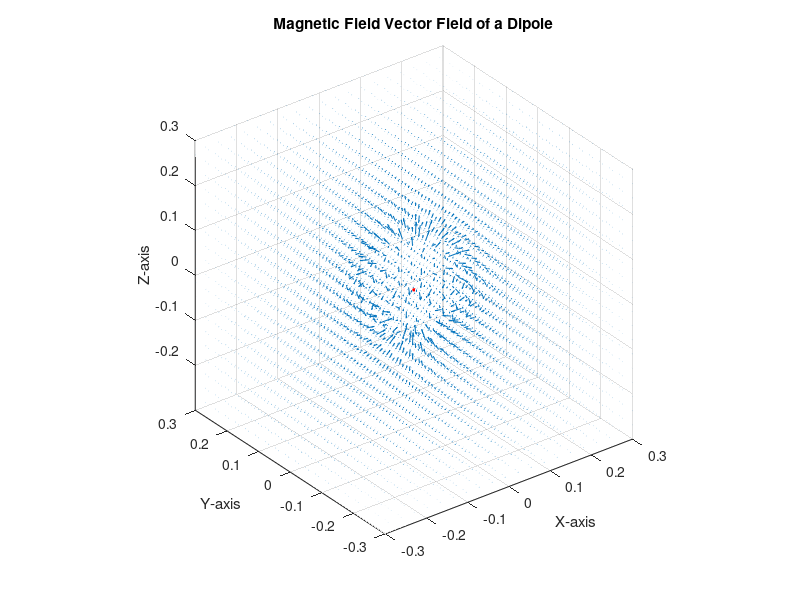
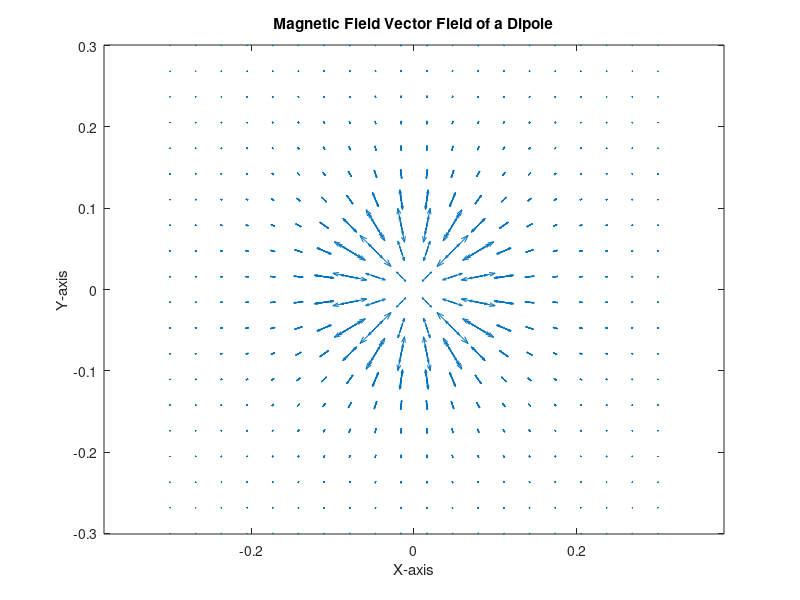
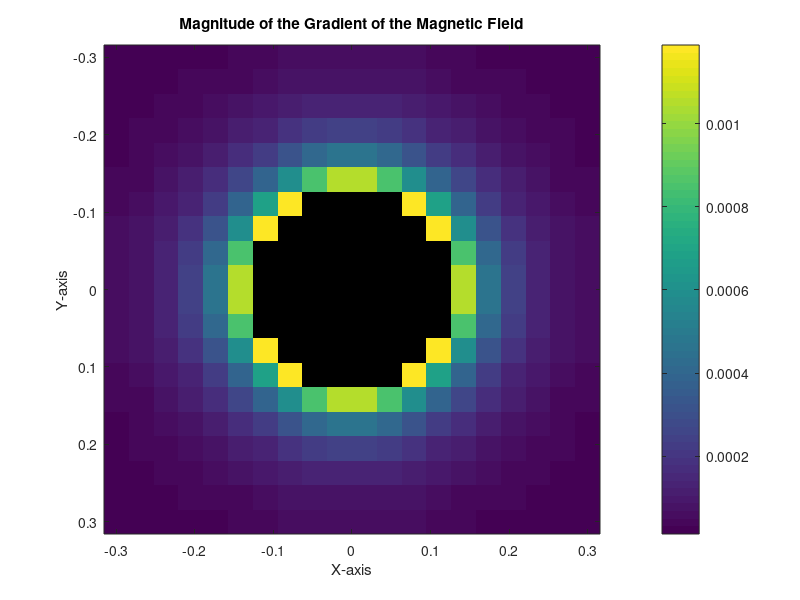
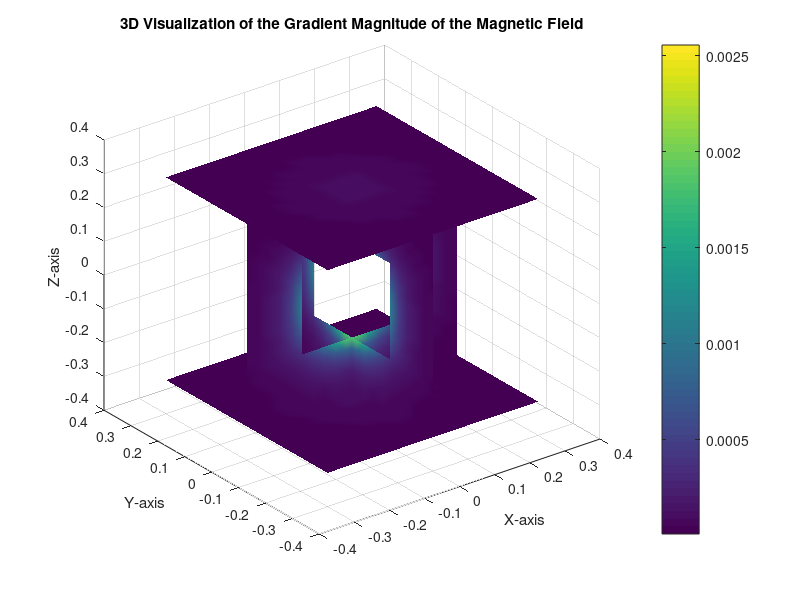

The MATLAB source for these figures, in order: (Note: this script raises an error after producing the figures.)
close all;
clear;
clc;

% Parameters
mu0 = 4*pi*1e-7; % Permeability of free space
m = [0, 0, 1];   % Magnetic moment vector (aligned along z-axis)

% Grid
[x, y, z] = meshgrid(linspace(-0.3, 0.3, 20), linspace(-0.3, 0.3, 20), linspace(-0.3, 0.3, 20));

% Calculate field components
r = sqrt(x.^2 + y.^2 + z.^2);
rx = x./r; ry = y./r; rz = z./r;

Bx = mu0/(4*pi) * (3*(m(1)*rx + m(2)*ry + m(3)*rz).*rx - m(1))./r.^3;
By = mu0/(4*pi) * (3*(m(1)*rx + m(2)*ry + m(3)*rz).*ry - m(2))./r.^3;
Bz = mu0/(4*pi) * (3*(m(1)*rx + m(2)*ry + m(3)*rz).*rz - m(3))./r.^3;

% Remove singularities
Bx(r<0.1) = NaN;
By(r<0.1) = NaN;
Bz(r<0.1) = NaN;

% Plotting
figure(1)
quiver3(x, y, z, Bx, By, Bz);
hold on;
plot3(0, 0, 0, 'ro', 'MarkerSize', 2, 'MarkerFaceColor', 'r'); % First dipole position
hold off
axis equal;
xlabel('X-axis');
ylabel('Y-axis');
zlabel('Z-axis');
title('Magnetic Field Vector Field of a Dipole');

% Plotting
figure(2)
quiver(x, y,Bx, By);
axis equal;
xlabel('X-axis');
ylabel('Y-axis');
title('Magnetic Field Vector Field of a Dipole');


% Calculate the gradients
[gradBx_x, gradBx_y, gradBx_z] = gradient(Bx, x(1,:,1), y(:,1,1), z(1,1,:));
[gradBy_x, gradBy_y, gradBy_z] = gradient(By, x(1,:,1), y(:,1,1), z(1,1,:));
[gradBz_x, gradBz_y, gradBz_z] = gradient(Bz, x(1,:,1), y(:,1,1), z(1,1,:));

% Compute the magnitude of the gradient
gradB_magnitude = sqrt(gradBx_x.^2 + gradBx_y.^2 + gradBx_z.^2 + ...
                       gradBy_x.^2 + gradBy_y.^2 + gradBy_z.^2 + ...
                       gradBz_x.^2 + gradBz_y.^2 + gradBz_z.^2);

% Visualize the gradient magnitude
% For a 2D visualization on the xy-plane (z=0) choose one slice
sliceIndex = find(abs(z(1,1,:) - 0) == min(abs(z(1,1,:) - 0)), 1);
figure(3);
imagesc(linspace(-0.3, 0.3, 20), linspace(-0.3, 0.3, 20), squeeze(gradB_magnitude(:,:,sliceIndex)));
colorbar;
xlabel('X-axis');
ylabel('Y-axis');
title('Magnitude of the Gradient of the Magnetic Field');

% Visualize the gradient magnitude in 3D
figure(4);
% Define slice positions (modify as needed)
sx = 0; % Slice along X at x=0
sy = 0; % Slice along Y at y=0
sz = [min(z(:)) max(z(:))]; % Slices along Z covering the full range
slice(x, y, z, gradB_magnitude, sx, sy, sz);
shading interp; % Interpolates colors across faces of slice (optional)
colorbar; % Show color scale
xlabel('X-axis');
ylabel('Y-axis');
zlabel('Z-axis');
title('3D Visualization of the Gradient Magnitude of the Magnetic Field');


% Set up the figure for animation
figure(5);
colormap jet; % Set the colormap (optional)

% Define fixed axis limits based on your data range
xLimits = [min(x(:)), max(x(:))];
yLimits = [min(y(:)), max(y(:))];
zLimits = [min(z(:)), max(z(:))];

% Animation parameters
zSlices = linspace(min(z(:)), max(z(:)), 50); % Define z-slices to animate through
nFrames = length(zSlices);

% Prepare VideoWriter if you wish to save the animation
v = VideoWriter('magnetic_field_gradient_animation.avi');
open(v);

% Animate through z-slices
for i = 1:nFrames
    % Clear the current figure
    clf;
    
    % Slice parameters for current frame
    sz = zSlices(i);
    
    % Draw the current slice
    quiver3(x, y, z, Bx, By, Bz);
    hold on;
    hs = slice(x, y, z, gradB_magnitude, [], [], sz);
    shading interp; % Smooths the color transition
    colorbar; % Show color scale
    xlabel('X-axis');
    ylabel('Y-axis');
    zlabel('Z-axis');
    % Set fixed axis limits
    xlim(xLimits);
    ylim(yLimits);
    zlim(zLimits);
    title(sprintf('Gradient Magnitude at Z = %.2f', sz));
    clim([min(gradB_magnitude(:)), max(gradB_magnitude(:))]); % Fix color axis

    % Adjust the alpha value for each slice
    for j = 1:length(hs)
        hs(j).FaceAlpha = 0.5; % Set transparency to 0.5
    end

    drawnow; % Update the figure window
    
    % Capture the current frame for the video
    frame = getframe(gcf);
    writeVideo(v, frame);
end

% Close the video file
close(v);


% Set up the figure for animation x axis
figure(6);
colormap jet; % Set the colormap (optional)

% Define fixed axis limits based on your data range
xLimits = [min(x(:)), max(x(:))];
yLimits = [min(y(:)), max(y(:))];
zLimits = [min(z(:)), max(z(:))];

% Animation parameters
xSlices = linspace(min(x(:)), max(x(:)), 50); % Define x-slices to animate through
nFrames = length(xSlices);

% Prepare VideoWriter if you wish to save the animation
v = VideoWriter('magnetic_field_gradient_animation_x-axis.avi');
open(v);

% Animate through x-slices
for i = 1:nFrames
    % Clear the current figure
    clf;
    
    % Draw the current slice
    quiver3(x, y, z, Bx, By, Bz);
    hold on;
    hs = slice(x, y, z, gradB_magnitude, xSlices(i), [], []);
    shading interp; % Smooths the color transition
    colorbar; % Show color scale
    xlabel('X-axis');
    ylabel('Y-axis');
    zlabel('Z-axis');
    title(sprintf('Gradient Magnitude at X = %.2f', xSlices(i)));
    
    % Set fixed axis limits
    xlim(xLimits);
    ylim(yLimits);
    zlim(zLimits);
    
    % Optionally, fix the color axis for consistent coloring
    clim([min(gradB_magnitude(:)), max(gradB_magnitude(:))]);

    % Adjust the alpha value for each slice
    for j = 1:length(hs)
        hs(j).FaceAlpha = 0.5; % Set transparency to 0.5
    end

    drawnow; % Update the figure window
    
    % Capture the current frame for the video
    frame = getframe(gcf);
    writeVideo(v, frame);
end

% Close the video file
close(v);

% Set up the figure for animation x axis
figure(7);
colormap jet; % Set the colormap (optional)

% Define fixed axis limits based on your data range
xLimits = [min(x(:)), max(x(:))];
yLimits = [min(y(:)), max(y(:))];
zLimits = [min(z(:)), max(z(:))];

% Animation parameters
YSlices = linspace(min(y(:)), max(y(:)), 50); % Define y-slices to animate through
nFrames = length(YSlices);

% Prepare VideoWriter if you wish to save the animation
v = VideoWriter('magnetic_field_gradient_animation_y-axis.avi');
open(v);

% Animate through y-slices
for i = 1:nFrames
    % Clear the current figure
    clf;
    
    % Draw the current slice
    quiver3(x, y, z, Bx, By, Bz);
    hold on;
    hs = slice(x, y, z, gradB_magnitude,[], YSlices(nFrames+1-i),  []);
    shading interp; % Smooths the color transition
    colorbar; % Show color scale
    xlabel('X-axis');
    ylabel('Y-axis');
    zlabel('Z-axis');
    title(sprintf('Gradient Magnitude at Y = %.2f', YSlices(nFrames+1-i)));
    
    % Set fixed axis limits
    xlim(xLimits);
    ylim(yLimits);
    zlim(zLimits);
    
    % Optionally, fix the color axis for consistent coloring
    clim([min(gradB_magnitude(:)), max(gradB_magnitude(:))]);

    % Adjust the alpha value for each slice
    for j = 1:length(hs)
        hs(j).FaceAlpha = 0.5; % Set transparency to 0.5
    end
    
    hold off; % Release the figure for next update
    
    drawnow; % Update the figure window
    
    % Capture the current frame for the video
    frame = getframe(gcf);
    writeVideo(v, frame);
end

% Close the video file
close(v);

% Set up the figure for animation
figure(8);
colormap jet; % Set the colormap (optional)

% Define fixed axis limits based on your data range
xLimits = [min(x(:)), max(x(:))];
yLimits = [min(y(:)), max(y(:))];
zLimits = [min(z(:)), max(z(:))];

% Animation parameters
nFrames = 50; % Define number of frames for the animation
xSlices = linspace(min(x(:)), max(x(:)), nFrames);
ySlices = linspace(min(y(:)), max(y(:)), nFrames);
zSlices = linspace(min(z(:)), max(z(:)), nFrames);

% Prepare VideoWriter if you wish to save the animation
v = VideoWriter('magnetic_field_gradient_animation_xyz-axis_transparent.avi');
open(v);

% Animate through slices
for i = 1:nFrames
    % Clear the current figure
    clf;
    
    % Draw the magnetic field vectors
    quiver3(x, y, z, Bx, By, Bz, 'k');
    hold on;
    
    % Overlay the slices of the gradient magnitude
    hs = slice(x, y, z, gradB_magnitude, xSlices(i), ySlices(nFrames+1-i), zSlices(i));
    shading interp; % Smooths the color transition
    colorbar; % Show color scale
    xlabel('X-axis');
    ylabel('Y-axis');
    zlabel('Z-axis');
    title(sprintf('Gradient Magnitude at Frame %d', i));
    
    % Set fixed axis limits
    xlim(xLimits);
    ylim(yLimits);
    zlim(zLimits);
    
    % Optionally, fix the color axis for consistent coloring
    clim([min(gradB_magnitude(:)), max(gradB_magnitude(:))]);
    
    % Adjust the alpha value for each slice
    for j = 1:length(hs)
        hs(j).FaceAlpha = 0.5; % Set transparency to 0.5
    end
    
    hold off; % Release the figure for next update
    
    drawnow; % Update the figure window
    
    % Capture the current frame for the video
    frame = getframe(gcf);
    writeVideo(v, frame);
end

% Close the video file
close(v);

% Inform the user
disp('Animation completed and saved as magnetic_field_gradient_animation_xyz-axis_transparent.avi');

